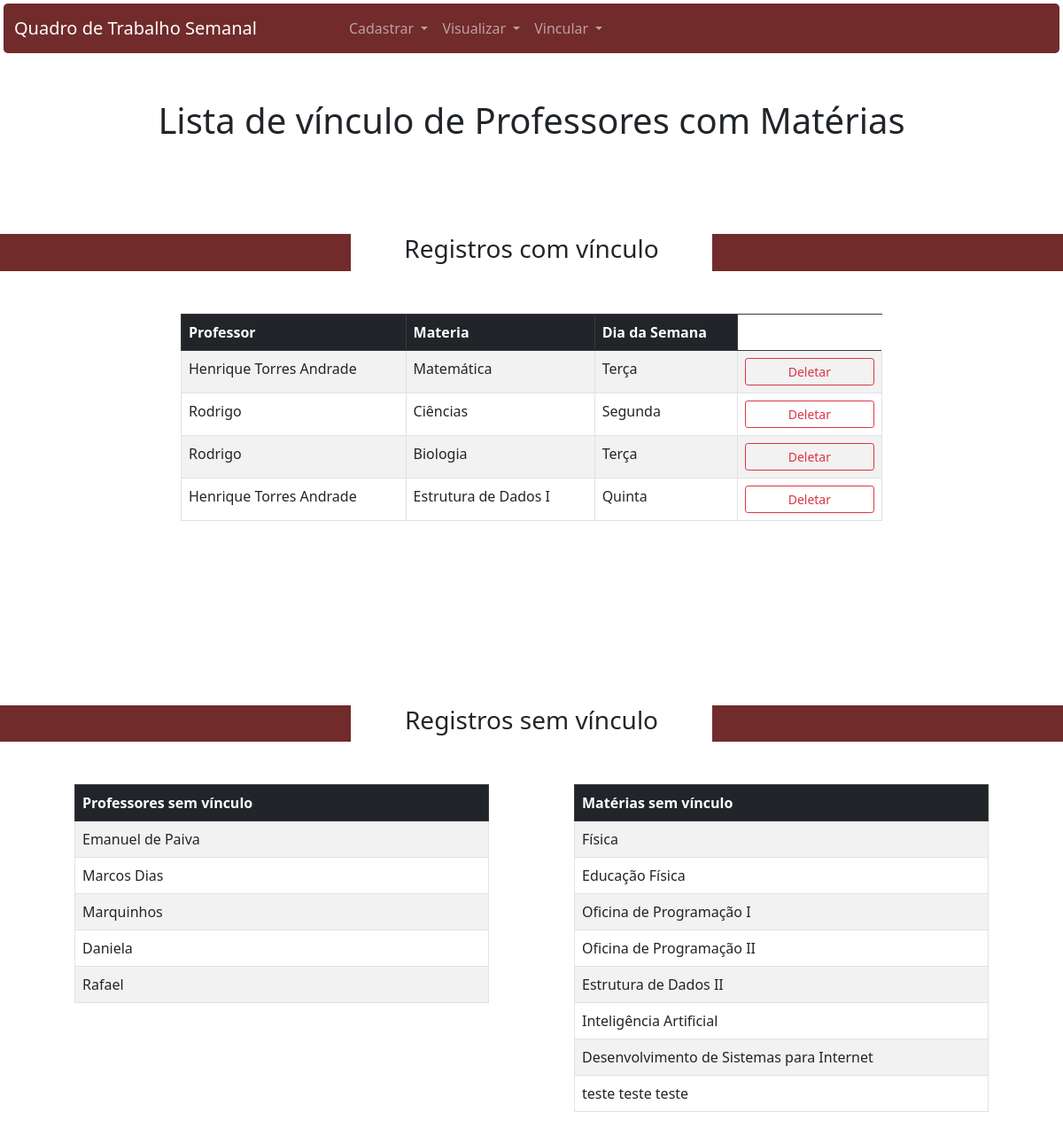
Page /listar_materia_professor on the committed database.
### app_qts/models.py (models this page shows)
class Disponibilidade_Dia_Materia(models.Model):
    id_professor = models.ForeignKey(Professor, on_delete=models.CASCADE)
    id_materia = models.ForeignKey(Materia, on_delete=models.CASCADE)
    id_dia = models.ForeignKey(Dia, on_delete=models.CASCADE)

class Professor(models.Model):
    id_professor = models.AutoField(primary_key=True)
    nome = models.TextField(max_length=255)

class Materia(models.Model):
    id_materia = models.AutoField(primary_key=True)
    nome = models.TextField(max_length=255)

class Dia(models.Model):
    id_dia = models.AutoField(primary_key=True)
    nome = models.TextField(max_length=255)

### app_qts/views.py (the view)
# urls.py: path('listar_materia_professor', views.listar_materia_professor, name='listar_materia_professor'),
def listar_materia_professor(request):
    professor_sem_vinculo, materia_sem_vinculo = filtrar_prof_mat_sem_vinculo()
    context = {
        'professor': Professor.objects.all(),
        'materia': Materia.objects.all(),
        'materia_professor_dia': Disponibilidade_Dia_Materia.objects.all(),
        'professor_sem_vinculo': professor_sem_vinculo,
        'materia_sem_vinculo': materia_sem_vinculo
    }
    return render(request, 'qts/listagem/materia_professor.html',context)

### app_qts/views.py (called while the page is built)
def filtrar_prof_mat_sem_vinculo():
    professor = Professor.objects.all()
    materia = Materia.objects.all()
    materia_professor = Materia_Professor.objects.all()
    professores_vinculados_ids = set([mp.id_professor.id_professor for mp in materia_professor])
    materias_vinculadas_ids = set([mp.id_materia.id_materia for mp in materia_professor])
    professor_sem_vinculo = [prof for prof in professor if prof.id_professor not in professores_vinculados_ids]
    materia_sem_vinculo = [mat for mat in materia if mat.id_materia not in materias_vinculadas_ids]
    return professor_sem_vinculo, materia_sem_vinculo

### app_qts/templates/qts/listagem/materia_professor.html
{% extends 'qts/base.html' %}
{% block conteudo %}
<div class="row text-center p-5">
    <h1>Lista de vínculo de Professores com Matérias</h1>
</div>
<div class="row text-center pt-5 pb-5">
    <div class="col-4" style="background-color: rgb(113, 43, 43) !important"></div>
    <div class="col">
        <h3>Registros com vínculo</h3>
    </div>
    <div class="col-4" style="background-color: rgb(113, 43, 43) !important"></div>
</div>
<div class="row">
    <div class="col"></div>
    <div class="col-8 justify-content-center">
        <table class="table table-bordered table-striped table-hover professor-column">
            <thead class="table-dark">
                <tr>
                    <th class="col-5">Professor</th>
                    <th class="col-4">Materia</th>
                    <th class="col-3">Dia da Semana</th>
                </tr>
            </thead>
            {% for materia_professor in materia_professor_dia %}
                <tr>
                    <td>{{materia_professor.id_professor.nome}}</td>
                    <td>{{materia_professor.id_materia.nome}}</td>
                    <td>{{ materia_professor.id_dia.nome }}</td>
                    <td>
                        {% if materia_professor.id_materia and materia_professor.id_professor %}
                            <a href=" {% url 'deletar_materia_professor' materia_professor.id_materia.id_materia %} " class="btn btn-outline-danger btn-sm px-5">Deletar</a>
                        {% endif %}
                    </td>
                </tr>
            {% endfor %}
        </table>
    </div>
    <div class="col"></div>
</div>
<br><br><br><br><br><br>
<div class="row text-center pt-5">
    <div class="col-4" style="background-color: rgb(113, 43, 43) !important"></div>
    <div class="col">
        <h3>Registros sem vínculo</h3>
    </div>
    <div class="col-4" style="background-color: rgb(113, 43, 43) !important"></div>
</div>
<div class="row px-5">
    <div class="col p-5">
        <table class="table table-bordered table-striped table-hover professor-column">
            <thead class="table-dark">
                <tr>
                    <th class="col-5">Professores sem vínculo</th>
                </tr>
            </thead>
            {% for profsvinc in professor_sem_vinculo %}
                    <tr>
                        <td>{{profsvinc.nome}}</td>
                    </tr>
            {% endfor %}
        </table>
    </div>
    <div class="col p-5">
        <table class="table table-bordered table-striped table-hover professor-column">
            <thead class="table-dark">
                <tr>
                    <th class="col-5">Matérias sem vínculo</th>
                </tr>
            </thead>
            {% for matsvinc in materia_sem_vinculo %}
                <tr>
                    <td>{{ matsvinc.nome }}</td>
                </tr>
            {% endfor %}
        </table>
    </div>
</div>
{% endblock %}

### rows in the picture
Disponibilidade_Dia_Materia: id_professor.nome "Henrique Torres Andrade", id_materia.nome "Matemática", id_dia.nome "Terça", shows "Deletar"
Disponibilidade_Dia_Materia: id_professor.nome "Rodrigo", id_materia.nome "Ciências", id_dia.nome "Segunda", shows "Deletar"
Disponibilidade_Dia_Materia: id_professor.nome "Rodrigo", id_materia.nome "Biologia", id_dia.nome "Terça", shows "Deletar"
Disponibilidade_Dia_Materia: id_professor.nome "Henrique Torres Andrade", id_materia.nome "Estrutura de Dados I", id_dia.nome "Quinta", shows "Deletar"
Professor: nome "Emanuel de Paiva"
Professor: nome "Marcos Dias"
Professor: nome "Marquinhos"
Professor: nome "Daniela"
Professor: nome "Rafael"
Materia: nome "Física"
Materia: nome "Educação Física"
Materia: nome "Oficina de Programação I"
Materia: nome "Oficina de Programação II"
Materia: nome "Estrutura de Dados II"
Materia: nome "Inteligência Artificial"
Materia: nome "Desenvolvimento de Sistemas para Internet"
Materia: nome "teste teste teste"
